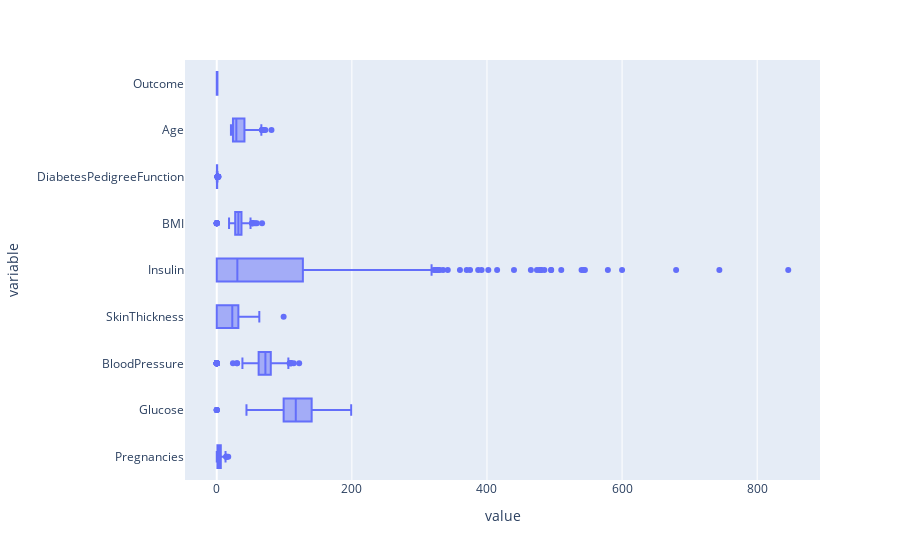

Write notebook code for a chart like this one.
### Code cell
px.box(data_frame=df, orientation="h")

### Figure 1 — Plotly figure (JSON) as saved in the notebook; plotly's stock layout.template omitted (floating-point values rounded to 4 significant figures; data arrays with more than 128 entries replaced by an {"elided": "..."} marker saying what was removed)
{"data": [{"alignmentgroup": "True", "hovertemplate": "value=%{x}<br>variable=%{y}<extra></extra>", "legendgroup": "", "marker": {"color": "#636efa"}, "name": "", "notched": false, "offsetgroup": "", "orientation": "h", "showlegend": false, "type": "box", "x": {"elided": "6912 float values"}, "x0": " ", "xaxis": "x", "y": {"elided": "6912 str values"}, "y0": " ", "yaxis": "y"}], "layout": {"boxmode": "group", "legend": {"tracegroupgap": 0}, "margin": {"t": 60}, "xaxis": {"anchor": "y", "domain": [0, 1], "title": {"text": "value"}}, "yaxis": {"anchor": "x", "domain": [0, 1], "title": {"text": "variable"}}}}
